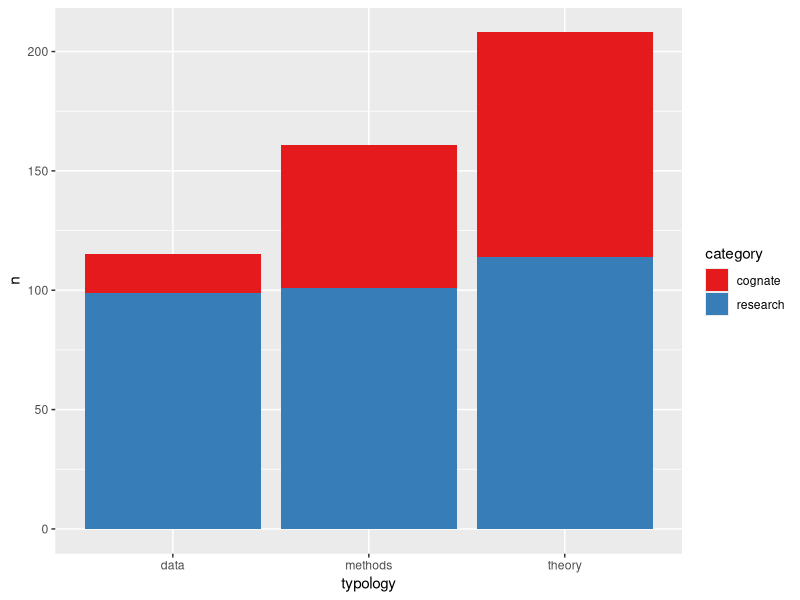

Generate this figure with R:
## ---- chunk 1
knitr::opts_chunk$set(echo = TRUE, message=FALSE, warning=FALSE)
## ---- chunk 2
library(tidyverse)

qs <- read_csv("data/qs.csv") %>% 
  mutate(rep = row_number()) %>% 
  select(rep, everything())

qs %>% 
  select(-id) %>% 
  knitr::kable()

summary <- qs %>% 
  group_by(typology, category) %>% 
  summarise(n = n())

ggplot(summary, aes(typology, n, fill = category)) +
  geom_col() +
  scale_fill_brewer(palette = "Set1")

